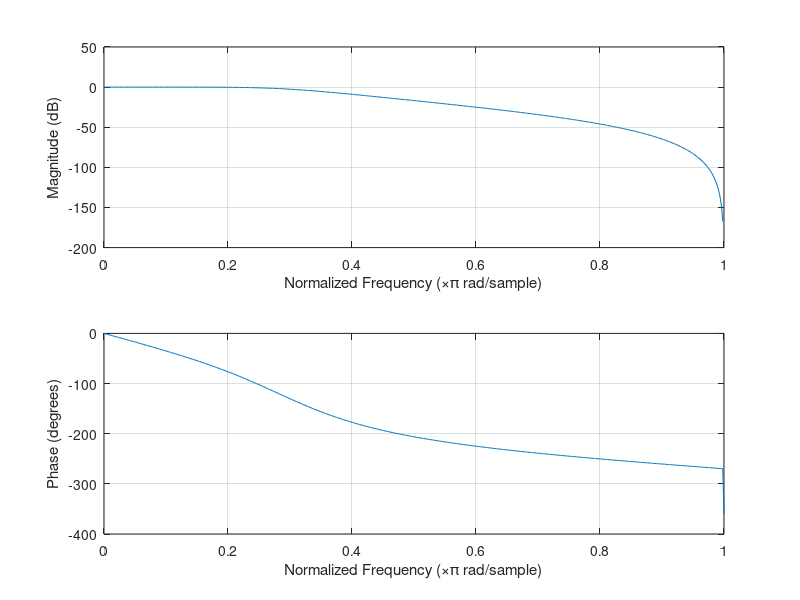
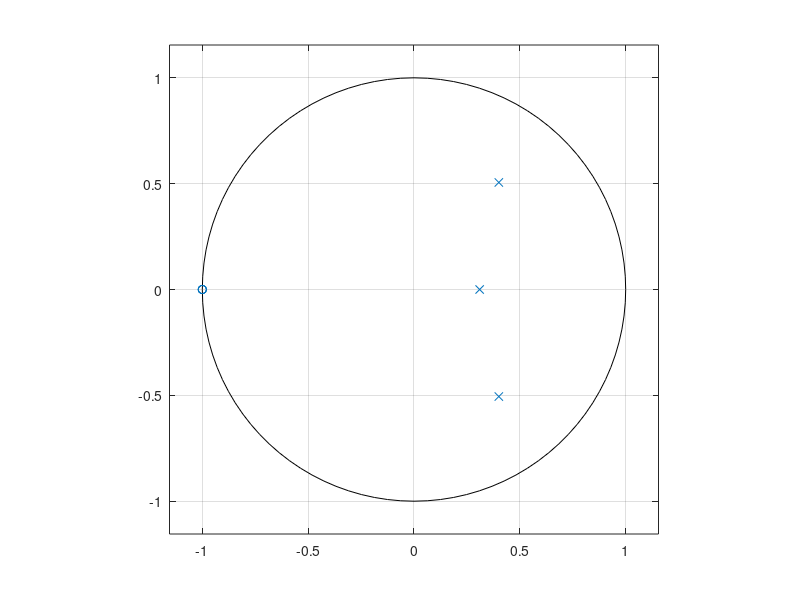

Write MATLAB code to recreate these figures, in order. (Note: this script raises an error after producing the figures.)
%%init
clc
clear
close all

%% design filter
% specify the attenuations. These are Gp=-2 dB and Gs=-11 dB, but
% they are defined positive because the buttord function
% only take positive numbers.
Gp = 2;    
Gs = 11;

% specify the frequencies for which the attenuations must be present
w_p = 10;    
w_s = 15;

% specify the highest frequency to process (Nyquist frequency!)
w_max = 35; 

% normalize the frequencies:
w_p_norm = w_p/w_max;
w_s_norm = w_s/w_max;

% now we can get the filter order N and the cut-off Wn!
[N, Wn] = buttord(w_p_norm, w_s_norm, Gp, Gs);

% get the filter coefficients:
[B, A] = butter(N, Wn);

%% Plot z-plane and spectrum of the filter
% Choose sampling frequency as four times the highest frequency w_max
fs=2*35/pi; %omega_n = 35
figure(1);
freqz(B, A);
zeros=roots(B);
poles=roots(A);
figure(2);
zplane(zeros,poles);

%% 1.2
%% generate signal
f=10;
[t, s] = generate_sinusoid(1,f,0,fs,1);
% Filter the sinusoid
s_filt1=filter(B,A,s);
% Time invert the filtered sinusoid, and filter this time inverted signal
% though the filter
s_filt2=filter(B,A,fliplr(s_filt1));
%% Plot the original signal and the processed signal
fig1 = figure(1);
plot(t,fliplr(s_filt2),'r','LineWidth',3);
xlabel('Time [t]','FontSize',15);
ylabel('Signal [a.u.]','FontSize',15);
grid on;
hold on;
plot(t,s,'b','LineWidth',1);
set(gcf,'Position',[100 100 800 500]);
set(gca,'Fontsize',12)
hold off;
legend('Processed signal','Original signal');
xlim([0 1/f*5]);
ylim([-1.1 1.1]);

%% higher order filter
%% generate signal
f=100;
[t, signal] = generate_sinusoid(1,f,0,fs,1);
%filter the signal 3 times
signal_filt1=filter(B,A,signal);
signal_filt2=filter(B,A,signal_filt1);
signal_filt3=filter(B,A,signal_filt2);

%% Plot signal
% Create time vector
fig2 = figure(2);
plot(t,signal,'b');
xlabel('Time [t]','FontSize',15);
ylabel('Signal [a.u.]','FontSize',15);
grid on;
hold on;
plot(t,signal_filt1,'c');
plot(t,signal_filt2,'m');
plot(t,signal_filt3,'r');
set(gcf,'Position',[100 100 800 500]);
set(gca,'Fontsize',12)
hold off;
xlim([0 (1/f)*5]);
ylim([-1.1 1.1]);
legend('Original signal','Signal filtered 1 time','Signal filtered 2 times','Signal filtered 3 times');

%% cascading filters
[h,w]=freqz(B,A);
%using convolution as polynomial multiplication
B_cas1=conv(B,B);
A_cas1=conv(A,A);
[h1,w1]=freqz(B_cas1,A_cas1);
B_cas2=conv(B_cas1,B);
A_cas2=conv(A_cas1,A);
[h2,w2]=freqz(B_cas2,A_cas2);
B_cas3=conv(B_cas2,B);
A_cas3=conv(A_cas2,A);
[h3,w3]=freqz(B_cas3,A_cas3);
fig3=figure(3);
subplot(2,1,1);
plot(w/pi,20*log10(abs(h)))
hold on
plot(w1/pi,20*log10(abs(h1)))
plot(w2/pi,20*log10(abs(h2)))
plot(w3/pi,20*log10(abs(h3)))
grid on
ax = gca;
ax.YLim = [-100 20];
ax.XTick = 0:.2:2;
xlabel('Normalized Frequency (\times\pi rad/sample)')
ylabel('Magnitude (dB)')
legend('Original filter','2 cascaded filters','3 cascaded filters','4 cascaded filters');
hold off
subplot(2,1,2);
plot(w/pi,angle(h));
hold on
plot(w1/pi,angle(h1));
plot(w2/pi,angle(h2));
plot(w3/pi,angle(h3));
grid on
ax = gca;
ax.YLim = [-pi pi];
ax.XTick = 0:.2:2;
xlabel('Normalized Frequency (\times\pi rad/sample)')
ylabel('Phase (degrees)')
legend('Original filter','2 cascaded filters','3 cascaded filters','4 cascaded filters');
hold off